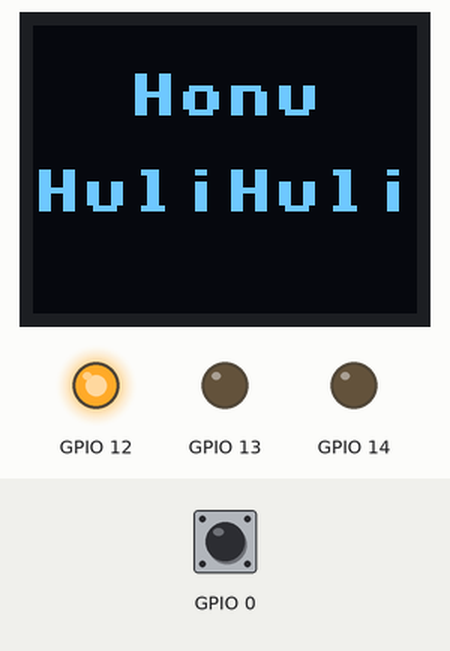
The program below on a simulated ESP8266 board running MicroPython. Parts: 64×48 one-colour display, output pins drawn as LEDs (lit = HIGH). Inputs (shaded band) come from the test bench; at power-on: GPIO 0 HIGH. Library files of the repository ran but are not shown: ssd1306.py; what the program prints to the serial console is not drawn.

Above: at 1.2 s.
1.3 s: GPIO 0 pulled LOW for 3.2 s
At 2.9 s:
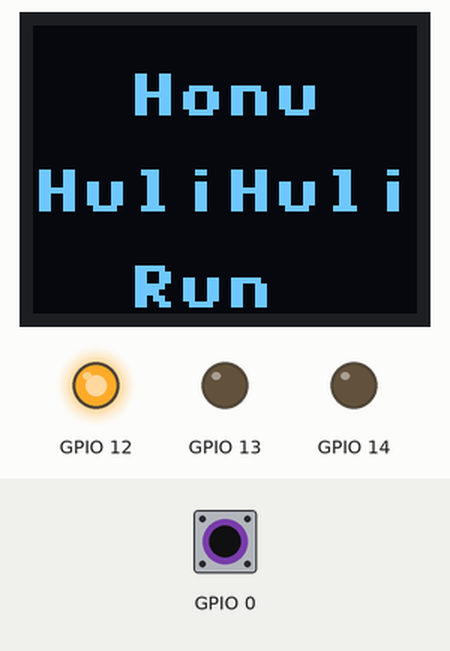
At 4.5 s:
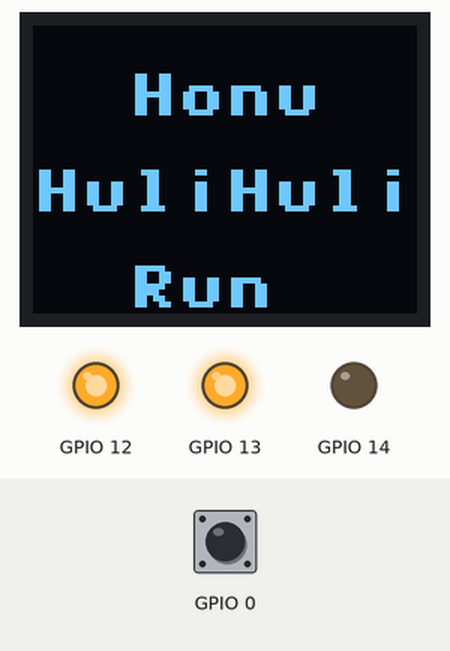
Timing chart, 0 to 5.4 s (numbered marks = the images above; inputs shaded):
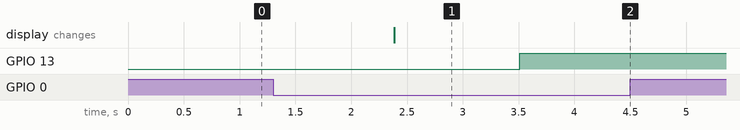

The program:

main8266.py
```python
# HonuHuliHuli for the ESP8266 (D1 mini) - pushbutton turntable indexer.
#
# Copy this file to the board as main.py, along with display.py and
# ssd1306.py.  Same behavior as the ESP32 version's button control:
#
#   Short press        index 1/8 turn.  Presses accumulate, so three quick
#                      presses (even while moving) index 3/8 turn.
#   Hold > 1 second    start continuous rotation (as soon as 1 s is reached).
#   Any press while    decelerate and stop exactly on the next 1/8 position
#   rotating           that can be reached at the configured acceleration.
#
# The ESP8266 has no RMT, so step pulses are timed in software: the main
# loop polls ticks_us() and toggles STEP when each step is due.  Timing
# jitters by tens of microseconds and pauses during garbage collection and
# OLED updates.  A late step shifts the schedule later rather than being
# caught up, so the motor never gets a burst of steps.  There is no WiFi
# or web interface in this variant.

from machine import Pin
from micropython import const
from time import ticks_ms, ticks_us, ticks_add, ticks_diff, sleep_ms
from math import sqrt

# ---------------------------------------------------------------------------
# Configuration
# ---------------------------------------------------------------------------

import pins              # D1 mini pin names (D3 = GPIO0: 10k pull-up;
                         # low at reset enters the bootloader)

BUTTON_PIN = pins.D3      # Pushbutton to GND
STEP_PIN = pins.D5        # Driver STEP input
ENABLE_PIN = pins.D6      # Driver ENABLE input (active high)
UV_PIN = pins.D7          # UV light relay (active high); on from reaching
                         # continuous speed until the stop press
ENABLE_AT_BOOT = True    # Energize the motor when the app starts
OLED_SDA_PIN = pins.D2
OLED_SCL_PIN = pins.D1
OLED_ADDR = const(0x3C)
STATE_ROW = const(5)     # OLED row for Index/Run
BUTTON_ACTIVE_LOW = True # True: button to GND, internal pull-up enabled

FULL_STEPS_PER_REV = const(200)
MICROSTEPS = const(32)   # Must match the driver's microstep setting

ACCELERATION = 0.3       # rev/s^2, used for all speed changes
CONTINUOUS_RPM = 20.0    # Speed for continuous rotation
INDEX_RPM = 40.0         # Top speed for 1/8 index moves

DIVISIONS = const(8)     # Index increment is 1/DIVISIONS of a turn
LONG_PRESS_MS = const(1000)
DEBOUNCE_MS = const(30)

# ---------------------------------------------------------------------------

STEPS_PER_REV = FULL_STEPS_PER_REV * MICROSTEPS
STEPS_PER_INDEX = STEPS_PER_REV // DIVISIONS

ACCEL_STEPS = ACCELERATION * STEPS_PER_REV       # steps/s^2
TWO_A = 2.0 * ACCEL_STEPS                         # v^2 change per step
CONT_V2 = (CONTINUOUS_RPM / 60.0 * STEPS_PER_REV) ** 2
INDEX_V2 = (INDEX_RPM / 60.0 * STEPS_PER_REV) ** 2
START_V2 = TWO_A          # Speed after one step from rest


class Motion:
    """Trapezoidal velocity profile, one step at a time.

    pos and target are absolute microstep counts from power-up, which is
    treated as index position 0.  target is None during continuous rotation.
    v2 is the square of the speed (steps/s) for the next step.
    """

    def __init__(self):
        self.pos = 0
        self.target = 0
        self.vmax2 = INDEX_V2
        self.v2 = START_V2
        self._cache_v2 = -1.0
        self._cache_us = 0

    def active(self):
        return self.target is None or self.pos < self.target

    def continuous(self):
        return self.target is None

    def at_speed(self):
        return self.target is None and self.v2 == self.vmax2

    def add_index(self):
        if self.target is not None:
            self.target += STEPS_PER_INDEX

    def start_continuous(self):
        self.target = None
        self.vmax2 = CONT_V2

    def stop_continuous(self):
        if self.target is not None:
            return
        # Steps needed to decelerate, rounded up to the next index boundary.
        # vmax stays at the continuous speed for any coast to the boundary.
        stop_steps = int((self.v2 - START_V2) / TWO_A) + 1
        p = self.pos + stop_steps
        self.target = -(-p // STEPS_PER_INDEX) * STEPS_PER_INDEX

    def interval_us(self):
        """Time from this step to the next, at the current speed."""
        v2 = self.v2
        if v2 != self._cache_v2:
            self._cache_v2 = v2
            self._cache_us = int(1_000_000 / sqrt(v2))
        return self._cache_us

    def advance(self):
        """Account for one step just taken and set the next step's speed."""
        self.pos += 1
        target = self.target
        v2 = self.v2
        if target is not None and target - self.pos <= (v2 - START_V2) / TWO_A:
            v2 -= TWO_A
            if v2 < START_V2:
                v2 = START_V2
        elif v2 < self.vmax2:
            v2 += TWO_A
            if v2 > self.vmax2:
                v2 = self.vmax2
        elif v2 > self.vmax2:
            v2 -= TWO_A
            if v2 < self.vmax2:
                v2 = self.vmax2
        self.v2 = v2
        if not self.active():
            # Move complete: next move starts from rest at index speed
            self.v2 = START_V2
            self.vmax2 = INDEX_V2


PRESS = const(1)
RELEASE = const(2)
LONG = const(3)


class Button:
    def __init__(self, gpio):
        pull = Pin.PULL_UP if BUTTON_ACTIVE_LOW else None
        self.pin = Pin(gpio, Pin.IN, pull)
        sleep_ms(DEBOUNCE_MS)    # let the pull settle
        self.raw = self.read()
        self.stable = self.raw
        self.changed_t = ticks_ms()
        self.press_t = 0
        # A press held from power-up never counts as a long press
        self.long_sent = self.stable

    def read(self):
        return self.pin.value() == (0 if BUTTON_ACTIVE_LOW else 1)

    def poll(self):
        """Return PRESS, RELEASE, LONG, or None."""
        now = ticks_ms()
        raw = self.read()
        if raw != self.raw:
            self.raw = raw
            self.changed_t = now
            return None
        if raw != self.stable and ticks_diff(now, self.changed_t) >= DEBOUNCE_MS:
            self.stable = raw
            if raw:
                self.press_t = now
                self.long_sent = False
                return PRESS
            return RELEASE
        if (self.stable and not self.long_sent
                and ticks_diff(now, self.press_t) >= LONG_PRESS_MS):
            self.long_sent = True
            return LONG
        return None


def fmt_time(s):
    """Seconds as m:ss, or h:mm:ss from an hour up."""
    m, s = divmod(s, 60)
    if m < 60:
        return "%d:%02d" % (m, s)
    h, m = divmod(m, 60)
    return "%d:%02d:%02d" % (h, m, s)


class Turntable:
    def __init__(self, oled=None):
        self.oled = oled
        self.state_label = ""
        self.shown_secs = None   # remaining seconds last shown
        if STEPS_PER_REV % DIVISIONS:
            raise ValueError("STEPS_PER_REV not divisible by DIVISIONS")
        self.enable_pin = Pin(ENABLE_PIN, Pin.OUT, value=ENABLE_AT_BOOT)
        self.step_pin = Pin(STEP_PIN, Pin.OUT, value=0)
        self.uv_pin = Pin(UV_PIN, Pin.OUT, value=0)
        self.uv_on = False
        self.button = Button(BUTTON_PIN)
        self.motion = Motion()
        self.next_t = None       # ticks_us when the next step is due
        # True when the current press has already been used (to stop
        # continuous rotation or to start it), so its release is not a
        # short press.  A press held from power-up is ignored.
        self.consumed = self.button.stable
        self.run_deadline = None # ticks_ms at which a timed run stops

    def start(self, seconds=None):
        """Start continuous rotation, optionally stopping after seconds."""
        self.motion.start_continuous()
        self.shown_secs = None
        if seconds is None:
            self.run_deadline = None
            self.show_state("Run")
        else:
            self.run_deadline = ticks_add(ticks_ms(), int(seconds * 1000))
            self.show_remaining()

    def stop(self):
        """Stop continuous rotation on the next reachable index position."""
        self.run_deadline = None
        if self.motion.continuous():
            self.uv(False)
            self.motion.stop_continuous()

    def show_remaining(self):
        """Count down a timed run on the state row, stopping at zero."""
        ms = ticks_diff(self.run_deadline, ticks_ms())
        if ms <= 0:
            self.stop()
            return
        secs = (ms + 999) // 1000
        if secs != self.shown_secs:
            self.shown_secs = secs
            self.show_state(fmt_time(secs))

    def show_state(self, label):
        """Show Index/Run on the OLED's bottom row; "" clears it, which
        leaves the signon (or access point info) above it."""
        if label != self.state_label:
            self.state_label = label
            if self.oled is not None:
                self.oled.center(STATE_ROW, label)

    def uv(self, on):
        self.uv_on = on
        self.uv_pin.value(1 if on else 0)

    def add_index(self, n=1):
        """Add n eighths of a turn to the current move (ignored while
        rotating continuously)."""
        if self.motion.continuous() or n < 1:
            return
        for _ in range(n):
            self.motion.add_index()
        self.show_state("Index")

    def poll(self):
        """One pass of button handling and step timing.  Returns True while
        moving."""
        motion = self.motion
        ev = self.button.poll()
        if ev == PRESS:
            self.consumed = False
            if motion.continuous():
                self.stop()
                self.consumed = True
        elif ev == LONG:
            if not self.consumed:
                self.start()
                self.consumed = True
        elif ev == RELEASE:
            if not self.consumed:
                self.add_index()

        if self.run_deadline is not None:
            self.show_remaining()

        if not motion.active():
            self.next_t = None
            if self.state_label:
                self.show_state("")
            return False
        now = ticks_us()
        if self.next_t is None:
            self.next_t = now
        late = ticks_diff(now, self.next_t)
        if late >= 0:
            p = self.step_pin
            p.on()
            p.off()
            iv = motion.interval_us()
            motion.advance()
            # Never catch up: a step more than one interval late resets the
            # schedule from now instead of bunching the following steps.
            base = now if late > iv else self.next_t
            self.next_t = ticks_add(base, iv)
            if motion.at_speed() and not self.uv_on:
                self.uv(True)
        return True

    def loop(self):
        """Run the pushbutton controller forever."""
        try:
            while True:
                if not self.poll():
                    sleep_ms(5)
        except KeyboardInterrupt:
            self.abort()
            raise

    def abort(self):
        m = self.motion
        m.target = m.pos
        m.v2 = START_V2
        m.vmax2 = INDEX_V2
        self.next_t = None
        self.run_deadline = None
        self.uv(False)
        self.show_state("")
        print("Stopped at step", m.pos)

    def wait(self):
        """Poll until all motion has finished."""
        try:
            while self.poll():
                pass
        except KeyboardInterrupt:
            self.abort()
            raise

    def index(self, n=1):
        """Index n eighths of a turn and wait for the move to finish."""
        if n < 1:
            raise ValueError("n must be >= 1")
        self.stop()
        self.add_index(n)
        self.wait()

    def run(self, seconds):
        """Rotate continuously for seconds, then stop on an index."""
        self.start(seconds)
        self.wait()

    def enable(self, on):
        self.enable_pin.value(1 if on else 0)


turntable = None
oled = None


def index(n=1):
    """REPL: index n eighths of a turn."""
    turntable.index(n)


def run(seconds):
    """REPL: rotate continuously for seconds, then stop on an index."""
    turntable.run(seconds)


def enable(on=True):
    """REPL: energize (True) or release (False) the motor."""
    turntable.enable(on)


def loop():
    """REPL: run the pushbutton controller (Ctrl-C to exit)."""
    turntable.loop()


def main():
    global turntable, oled
    import display
    oled = display.Display(OLED_SDA_PIN, OLED_SCL_PIN, OLED_ADDR)
    oled.center(1, "Honu")
    oled.center(3, "HuliHuli")
    turntable = Turntable(oled)
    print("HonuHuliHuli (ESP8266): %d steps/rev, %d steps per 1/%d turn"
          % (STEPS_PER_REV, STEPS_PER_INDEX, DIVISIONS))
    print("REPL commands: index(n), run(seconds), enable(bool), loop()")
    try:
        loop()
    except KeyboardInterrupt:
        print("Interrupted; REPL commands available")


if __name__ == "__main__":
    main()
```

pins.py
```python
# D1 mini form-factor pin names (A0, D0-D8, TX, RX) as GPIO numbers, for the
# board this is running on:
#
#   ESP8266 D1 mini       Wemos/LOLIN D1 mini (the original)
#   ESP32-S2 Mini         LOLIN S2 Mini, outer (D1 mini compatible) rows
#   ESP32 D1 mini         MH-ET LIVE MiniKit layout and its clones
#
# The board is picked from sys.platform and os.uname().machine; set BOARD
# to one of the table names to override that.
#
#   import pins
#   step = Pin(pins.D5, Pin.OUT)

import sys
import os

BOARD = None

_TABLES = {
    #               A0  D0  D1  D2  D3  D4  D5  D6  D7  D8  TX  RX
    "ESP8266":    ( 0, 16,  5,  4,  0,  2, 14, 12, 13, 15,  1,  3),
    "ESP32S2":    ( 3,  5, 35, 33, 18, 16,  7,  9, 11, 12, 39, 37),
    "ESP32":      (36, 26, 22, 21, 17, 16, 18, 19, 23,  5,  1,  3),
}
# Notes, by D1 mini position:
#   D1/D2   I2C SCL/SDA (OLED shield)
#   D3/D4   ESP8266: GPIO0/GPIO2 strapping pins with 10k pull-ups;
#           GPIO0 low at reset enters the bootloader, GPIO2 drives the LED
#   D5-D8   SPI SCK/MISO/MOSI/CS.  ESP8266 D8 (GPIO15) has a pull-down and
#           must be low at reset
#   A0      ESP8266: the ADC (machine.ADC(0)), not a GPIO number
#   TX/RX   ESP8266 and ESP32: UART0, the REPL console.  ESP32-S2 Mini:
#           plain GPIOs in the TX/RX positions (its REPL is native USB)


def _detect():
    if sys.platform == "esp8266":
        return "ESP8266"
    if sys.platform == "esp32":
        m = os.uname().machine.upper().replace("-", "")
        if "ESP32S2" in m:
            return "ESP32S2"
        for other in ("ESP32S3", "ESP32C3", "ESP32C6", "ESP32H2", "ESP32P4"):
            if other in m:
                raise ValueError("pins.py has no table for " + other)
        return "ESP32"
    raise ValueError("pins.py has no table for " + sys.platform)


BOARD = BOARD or _detect()
A0, D0, D1, D2, D3, D4, D5, D6, D7, D8, TX, RX = _TABLES[BOARD]
```

display.py
```python
# Character display on the Wemos/LOLIN OLED shield (SSD1306, 64x48, I2C).
#
# With the built-in 8x8 font that is 6 lines of 8 characters.  If the
# display is missing, every call is a no-op so the turntable still runs.

from machine import Pin, I2C, SoftI2C
import ssd1306
import sys

WIDTH = 64
HEIGHT = 48
COLS = WIDTH // 8
ROWS = HEIGHT // 8


def centered(s):
    """s truncated to the display width and padded to center it."""
    s = str(s)[:COLS]
    return " " * ((COLS - len(s)) // 2) + s


def wrap(text):
    """Split text into display-width rows, breaking after a dot or before
    a slash where possible (for IP addresses and URLs)."""
    rows = []
    while len(text) > COLS:
        cut = max([i for i in range(1, COLS + 1)
                   if text[i - 1] == "." or text[i] == "/"] or [COLS])
        rows.append(text[:cut])
        text = text[cut:]
    rows.append(text)
    return rows


class Display:
    def __init__(self, sda, scl, addr=0x3C):
        self.lines = [""] * ROWS
        try:
            if sys.platform == "esp8266":
                # No hardware I2C on the ESP8266
                i2c = SoftI2C(sda=Pin(sda), scl=Pin(scl), freq=400_000)
            else:
                i2c = I2C(0, sda=Pin(sda), scl=Pin(scl), freq=400_000)
            self.oled = ssd1306.SSD1306_I2C(WIDTH, HEIGHT, i2c, addr)
        except OSError as e:
            print("No OLED:", e)
            self.oled = None
        self.clear()

    def _redraw(self):
        # A full update is ~400 bytes over I2C, a few ms; only redraw on
        # change so frequent status calls stay cheap.
        o = self.oled
        if o is None:
            return
        o.fill(0)
        for row, s in enumerate(self.lines):
            o.text(s, 0, row * 8)
        o.show()

    def clear(self):
        self.lines = [""] * ROWS
        self._redraw()

    def line(self, row, s):
        """Set one row (0-5) to s, truncated to 8 characters."""
        s = str(s)[:COLS]
        if 0 <= row < ROWS and self.lines[row] != s:
            self.lines[row] = s
            self._redraw()

    def show(self, *rows):
        """Replace the whole display with the given rows."""
        new = [str(s)[:COLS] for s in rows[:ROWS]]
        new += [""] * (ROWS - len(new))
        if new != self.lines:
            self.lines = new
            self._redraw()

    def center(self, row, s):
        """Set one row with s centered."""
        self.line(row, centered(s))
```

Measured:
- after the input at 1.3 s, GPIO 13: LOW → HIGH after 2.2 s; the display: changes after 1.1 s (image 1)
